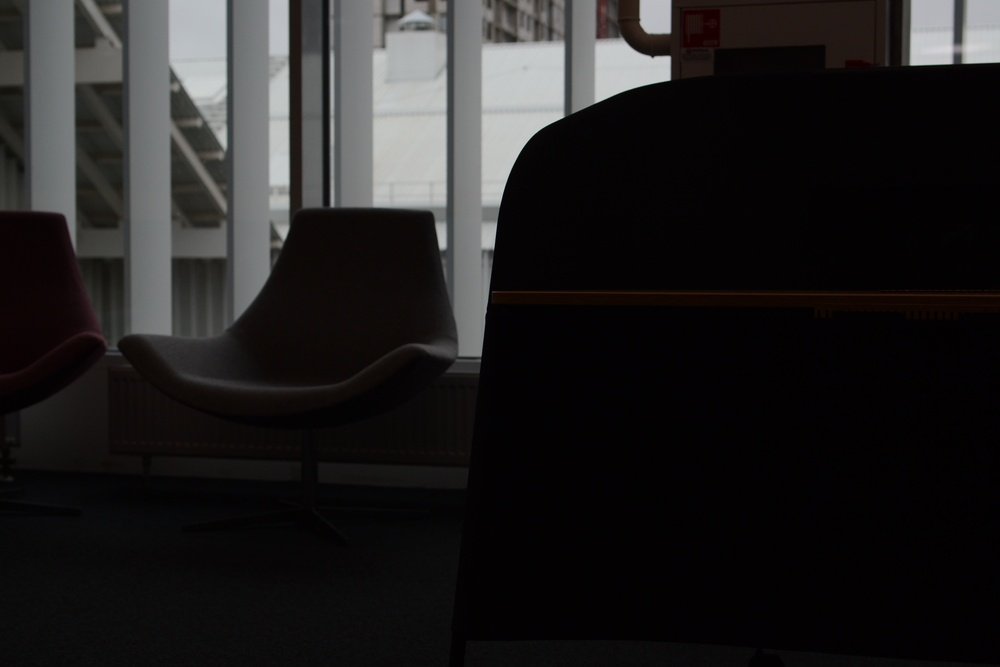
#> input picture CI/week 2/photos task2/under ci_1_task2_exp_1-320_F3,5.JPG, 1000 x 667 px, shrunk from 4608 x 3072 before the run
$ jupyter execute laboratory_work.ipynb   (shell and % lines are left out)   (older library calls are emulated)
#> lines starting #> are read from the running program, lines starting #| are printed output that depends on the picture; after the words box and inside, x2 and y2 are one past the last pixel; in counts of white or black regions, pixels touching at a corner belong together
[cell 1]
import cv2
import matplotlib as plt

from matplotlib.image import imread
import matplotlib.pyplot as plt
import numpy as np
import copy

## Task 1.1

Create a function that receives an array of image paths and returns an array of loaded images.
input:
- files, an array of paths
output:
- images, an array of images
signature:
images = read images(files)
HINT:
- use OpenCV to load each image

[cell 2]
# [7 lines left out: function read_images, not called in this run]

[cell 3]
images_pathes = ["photos task2/under ci_1_task2_exp_1-320_F3,5.JPG",
                "photos task2/under ci_1_task2_exp_1-200_F3,5.JPG",
                "photos task2/reference ci_1_task2_exp_1-160_F3,5.JPG",
                "photos task2/over 2 ci_1_task2_exp_1-60_F3,5.JPG",
                "photos task2/over 1 ci_1_task2_exp_1-30_F3,5.JPG"]


def read_images(images_pathes):
    array_of_images = []
    for image_path in images_pathes:
        temp_img = cv2.imread(image_path)
#> temp_img is the input picture: shape (667, 1000, 3); mean B, G, R 32.5, 32.3, 33.8
        array_of_images.append(temp_img)

    return np.asarray(array_of_images)

images = read_images(images_pathes)
print(images.shape)
#| (5, 667, 1000, 3)
print(images[0])

## Task 1.2
1.2 Print Images (0.5 pts)
Create a method to print multiple images in one jupyter cell as a matrix.
input:
- images, an array of images
- rows, number of rows in the matrix
- cols, number of columns in the matrix
signature:
print images(images, rows, cols)
HINT:
- revert from OpenCV BGR representation to RGB

[cell 4]
def print_images(images, rows, cols):

    fig, ax = plt.subplots(nrows=rows, ncols=cols)
    fig.set_figheight(rows * 4)
    fig.set_figwidth(cols * 4)

    for img, axes in zip(images, np.ravel(ax)):

        img = cv2.cvtColor(img, cv2.COLOR_BGR2RGB) if len(img.shape) == 4 else img
        axes.imshow(img, cmap="gray")
    plt.show()

orig = copy.deepcopy(images[0])
for i, image in enumerate(images):
    kernel = np.ones((500,500),np.float32)/250000
    dst = cv2.filter2D(image,-1,kernel)
    images[i] = dst
    break
print_images([orig, images[0]], 1, 2)

## 2.2 Grayscale (1 pt)
Write a function that takes an OpenCV image as input and returns a grayscale image. Build
your own function for that.
input:
- image: an OpenCV image
output:
- gray: 1 channel grayscale version of ’image’
signature:
gray = grayscale(image)
HINT:
- look up the brightness calculation recommended by the YIQ convention. The recommended factors that are believed to provide the optimal color contrast are: 299 for red, 587
for green, and 114 for blue.

[cell 5]
#2.2
def grayscale(image):
    grayscaled = np.zeros((image.shape[0], image.shape[1]))
    #https://stackoverflow.com/questions/12201577/how-can-i-convert-an-rgb-image-into-grayscale-in-python
    grayscaled = image[:,:,0]*0.2990 + image[:,:,1]*0.5870 + image[:,:,2]*0.1140
    return grayscaled


gray_images = np.asarray([grayscale(img) for img in images])

print_images(gray_images, 3, 2)

## 2.3 Histogram (3 pts)
Now you need to find some statistics of the exposure levels in each grayscale image (the
grayscale conversion was necessary to merge all the different image parts in one channel
correctly). The needed statistics are: median value, 20 and 80 percentile, mode, and average.
For data visualization, you will also generate a histogram plot.
--input:
- image: a grayscale image
- name: a string with name of image (to be used for labeling the histogram)
- show hist: a Boolean key for printing or not printing the histogram plot
output:
- average: average value of pixels in image
- mode: mode value of pixels in image
- median: median value of pixels in image
- twenty: twenty percentile value of pixels in image
- eighty: eighty percentile value of pixels in image
signature:
average, mode, median, twenty, eighty = histogram(image, name=””, show hist=False)
HINT:
- you need an ordered number of occurrences to create the histogram
- on the histogram plot draw vertical lines with different colors corresponding to each of
the calculated statistics
- in the histogram title write the name of the corresponding image and the values of
calculated statistics
IMPORTANT:
After debugging the function correctly, demonstrate its operation by calling it on all your
input images, with setting the ”show hist” flag value to True.

[cell 6]
from scipy import stats


def histogram(image, name="name", show_hist=False):


    average = np.average(image)
    mode_value = stats.mode(image, axis = None)[0]
    median = np.median(image)


    twenty = np.percentile(image, 20)
    eighty = np.percentile(image, 80)

    if show_hist:
        values, counts = np.unique(image, return_counts=True)
        plt.bar(values, counts, label='Histogram', alpha=0.5)

        plt.plot(np.ones(len(values))*average, np.linspace(0, max(counts), len(values)) , label='average')
        plt.plot(np.ones(len(values))*median, np.linspace(0, max(counts), len(values)) , label='median')
        plt.plot(np.ones(len(values))*mode_value, np.linspace(0, max(counts), len(values)) , label='mode')
        plt.plot(np.ones(len(values))*twenty, np.linspace(0, max(counts), len(values)) , label='twenty')
        plt.plot(np.ones(len(values))*eighty, np.linspace(0, max(counts), len(values)) , label='eighty')
        plt.legend()
        plt.title(name, fontsize=14)

    return average, mode_value, median, twenty, eighty

results = list() # list of statistics result for each image
for path, gray_image in zip(images_pathes, gray_images):
    print("cuurent image", path)
    gray_image = cv2.resize(gray_image, (gray_image.shape[1]//2, gray_image.shape[0]//2))
    res = histogram(gray_image, show_hist=False)
    print(res)
    results.append(res)

## 2.4 Threshold Bitmap (1 pt)
Generate a Black & White image with 0’s where the input pixels values are less than or equal
to the threshold, and 255’s where the pixels values are greater than the threshold.
input:
- image: grayscale image
- threshold: threshold value
output:
- thresh bitmap: 1 channel image with Black & White version of input image
signature:
thresh bitmap = threshold bitmap(image, threshold)

[cell 7]
def threshold_bitmap(image, threshold):
#> called with threshold = 100
    thresh_bitmap = np.zeros_like(image) # same size of image
    thresh_bitmap = 255*(image>threshold) # true - 255, false = 0
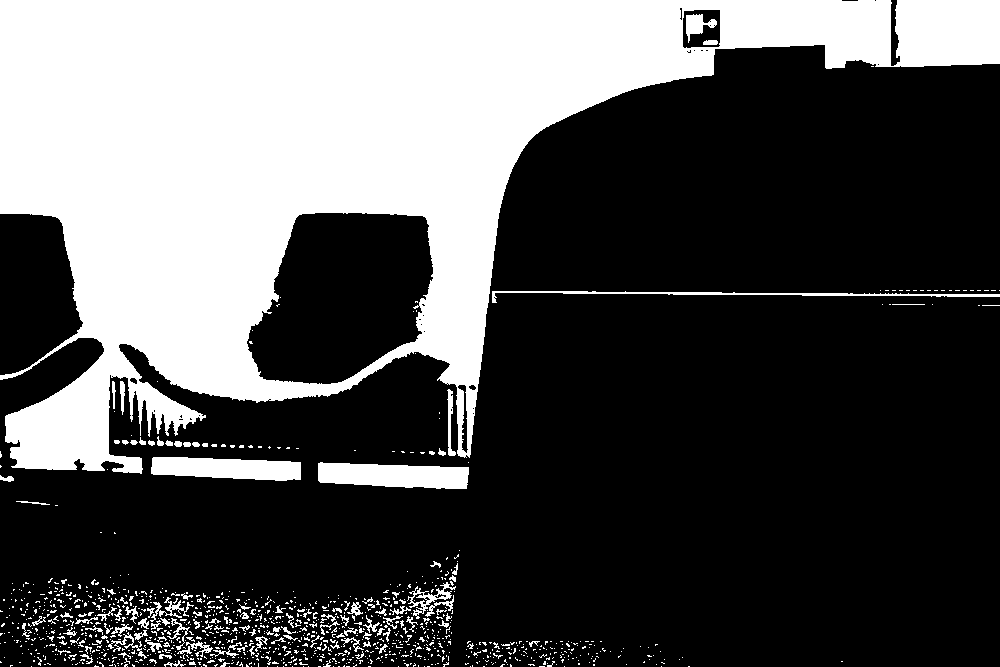
#> thresh_bitmap: shape (667, 1000) int64; 32.9% white; 1170 white regions (1051 under 20 px), largest, box (x1, y1, x2, y2) and area: (0, 0, 1000, 474) 201535, (318, 462, 469, 489) 3213, (151, 457, 301, 481) 2827
    return thresh_bitmap.astype(np.uint8)

plt.imshow(threshold_bitmap(gray_images[4], 100), cmap="gray")

## 2.5 Threshold Selection (1 pt)
Given your HDR dataset, choose which threshold values are the best ones for your set of
exposures and explain why. Describe how you found them, and speculate how you would
automate the process of the threshold search for any dataset.
Print all threshold bitmaps for all images. Show all threshold bitmaps together, being sorted
according to the values of their thresholds.

[cell 8]
from skimage import measure

## Trying to apply each average value for each image respectively

[cell 9]
fig, axes = plt.subplots(nrows=1, ncols=5)
fig.set_figheight(5)
fig.set_figwidth(15)
processed_img = list()
for i, (res, ax) in enumerate(zip(results, axes)):
    temp_img = threshold_bitmap(gray_images[i], res[0])
    processed_img.append(temp_img)
    ssim = measure.compare_ssim(processed_img[0], processed_img[i], multichannel=True)
    ax.imshow(temp_img, cmap="gray")
    avrg = "{:.1f}".format(res[0])
    ssim = "{:.3f}".format(ssim)
    ax.set_title("avg " + avrg + " ssim "  + ssim)
plt.show()

## Trying to apply each median value for each image respectively

[cell 10]
fig, axes = plt.subplots(nrows=1, ncols=5)
fig.set_figheight(5)
fig.set_figwidth(15)
median_thr_bitmap = list()
for i, (res, ax) in enumerate(zip(results, axes)):
    temp_img = threshold_bitmap(gray_images[i], res[2])
    median_thr_bitmap.append(temp_img)
    ssim = measure.compare_ssim(median_thr_bitmap[0], median_thr_bitmap[i], multichannel=True)
    ax.imshow(temp_img, cmap="gray")
    avrg = "{:.1f}".format(res[2])
    print(ssim)
    ssim = "{:.3f}".format(ssim)
    ax.set_title("med " + avrg + "ssim "  + ssim)
plt.show()

## Trying to apply each percentil_80 value for each image respectively

[cell 11]
fig, axes = plt.subplots(nrows=1, ncols=5)
fig.set_figheight(5)
fig.set_figwidth(15)
processed_img = list()
for i, (res, ax) in enumerate(zip(results, axes)):
    temp_img = threshold_bitmap(gray_images[i], res[-1])
    processed_img.append(temp_img)
    ssim = measure.compare_ssim(processed_img[0], processed_img[i], multichannel=True)
    ax.imshow(temp_img, cmap="gray")
    avrg = "{:.1f}".format(res[-1])
    ssim = "{:.3f}".format(ssim)
    ax.set_title("p80 " + avrg + "ssim "  + ssim)
plt.show()

So, according to structural similarity, percentil_80 show best result as median.

## 2.6 Exclusion Bitmap (1 pt)
Artefacts may appear in the image areas where the pixel values are close to the threshold.
You need to exclude these pixels from the final HDR image, based on the difference with an
exclusion bitmap. The exclusion bitmap consists of 0 wherever the grayscale value is within
±4 from the threshold value, and 255 elsewhere. Write this function.
input:
- image: grayscale image
- threshold: threshold value
output:
- excl bitmap: 1 channel image with Black & White exclusion map of image
signature:
excl bitmap = exclusion bitmap(image, threshold)

[cell 12]
#2.6
def exclusion_bitmap(image, threshold):
    assert len(image.shape) !=3, 'Wrong colordepth'
    deviation = 4

    excl_bitmap = np.zeros_like(image)
    excl_bitmap = 255*((image < threshold-deviation) | (threshold+deviation > image))
    return excl_bitmap.astype(np.uint8)

fig, axes = plt.subplots(nrows=1, ncols=5)
fig.set_figheight(5)
fig.set_figwidth(15)
exclusion_bitmaps_images = list()
for i, (res, ax) in enumerate(zip(results, axes)):
    temp_img = exclusion_bitmap(gray_images[i], res[2])
    exclusion_bitmaps_images.append(temp_img)
    ssim = measure.compare_ssim(exclusion_bitmaps_images[0], exclusion_bitmaps_images[i], multichannel=True)
    ax.imshow(temp_img, cmap="gray")
    avrg = "{:.1f}".format(res[2])
    ssim = "{:.3f}".format(ssim)
    ax.set_title("med " + avrg + "ssim "  + ssim)
#> this loop made 5 passes
#> pass 1, in exclusion_bitmap, `excl_bitmap = 255*((image < threshold-deviation) | (threshold+deviatio..`:
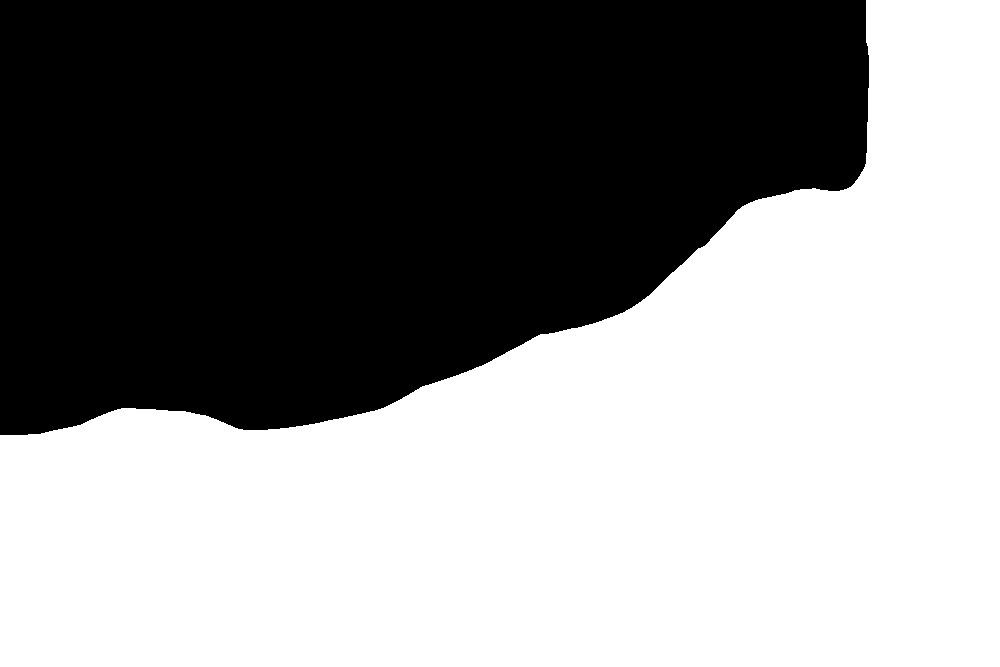
#> excl_bitmap: shape (667, 1000) int64; 54.7% white; 1 black region, box (x1, y1, x2, y2) and area: (0, 0, 869, 435) 301941
plt.show()

## 2.7 Shift Bitmap (1 pt)
Write a function to shift an image along the horizontal and the vertical axes. Fill the empty
space with black pixels.
input:
- image: color or grayscale image
- xs: shift along X axis
- ys: shift along Y axis
output:
- shifted bitmap: a copy of image shifted by xs and ys on the respective axis
signature:
shifted bitmap = shift bitmap(image, xs, ys)

[cell 13]
def shift_bitmap(image, xs, ys):
    image = np.roll(image, ys, axis=0)
    image = np.roll(image, xs, axis=1)
    if ys > 0:
        image[:ys, :] = 0
    elif ys < 0:
        image[ys:, :] = 0
    if xs > 0:
        image[:, :xs] = 0
    elif xs < 0:
        image[:, xs:] = 0
    return image
pictures = list()

pictures.append(shift_bitmap(median_thr_bitmap[0], 0, 0))
pictures.append(shift_bitmap(median_thr_bitmap[0], 500, 0))
#> call 2 of shift_bitmap, with xs = 500, ys = 0
#> in shift_bitmap (call 2), `image[:, :xs] = 0`:
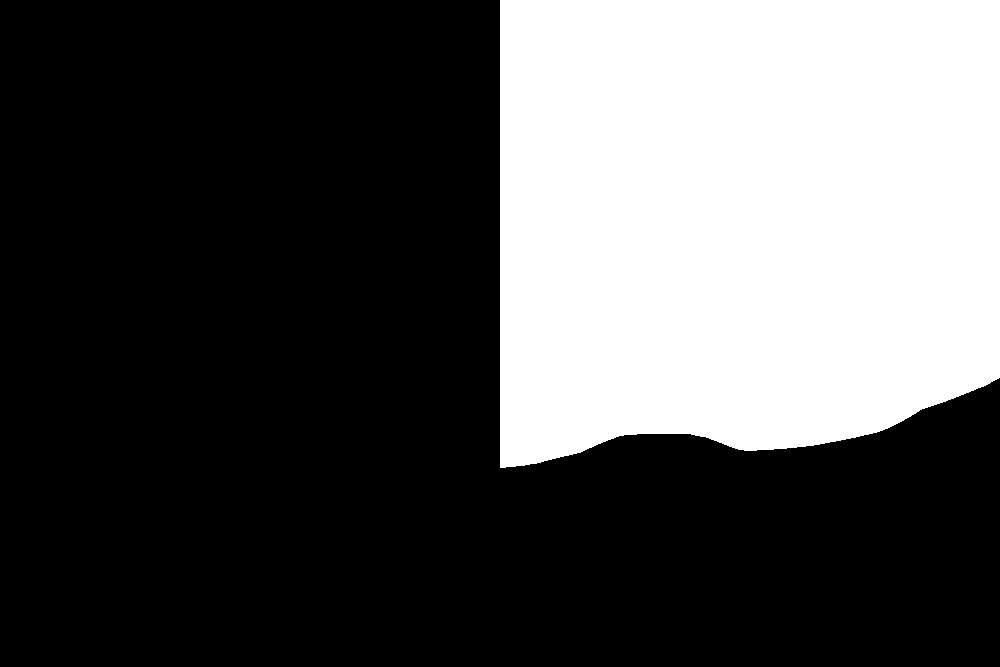
#> image: shape (667, 1000); 32.7% white; 1 white region, box (x1, y1, x2, y2) and area: (500, 0, 1000, 468) 217891
pictures.append(shift_bitmap(median_thr_bitmap[0], 100, 100))
#> call 3 of shift_bitmap, with xs = 100, ys = 100
#> in shift_bitmap (call 3), `image[:, :xs] = 0`:
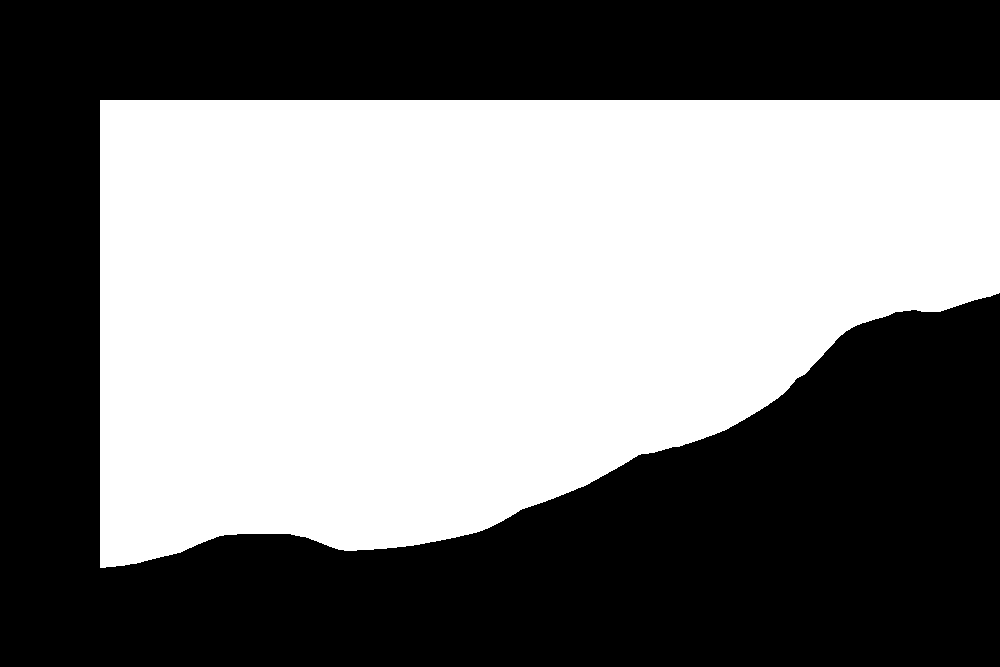
#> image: shape (667, 1000); 49.3% white; 1 white region, box (x1, y1, x2, y2) and area: (100, 100, 1000, 568) 329077
print_images(pictures, 1, 3)

## 2.8 XOR Bitmap (1 pts)
Write a function that calculates XOR of two images (with 255 instead of 1)
input:
- image1: 1 channel Black & White image
- image2: 1 channel Black & White image
output:
- xor bitmap: a 1 channel Black & White image with image1 XOR image2
signature:
xor bitmap = XOR bitmap(image1, image2)

[cell 14]
def XOR_bitmap(image1, image2):
    return (image1 != image2) * 255

xor_pictures = list()

for bitmap in median_thr_bitmap:
    xor_pictures.append(XOR_bitmap(median_thr_bitmap[0], bitmap))

print_images(xor_pictures, 1, 5)
#> call 4 of print_images, with rows = 1, cols = 5
#> in print_images (call 4), `plt.show()`:
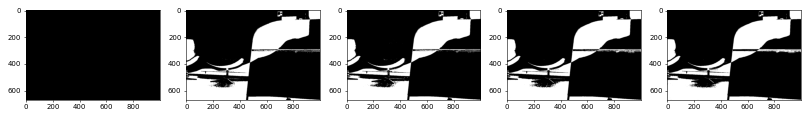
#> figure drawn by matplotlib, 5 panels

## 2.9 AND Bitmap (1 pts)
Write a function that calculates AND of two images (with 255 instead of 1)
input:
- image1: 1 channel Black & White image
- image2: 1 channel Black & White image
output:
- and bitmap: a 1 channel Black & White image with image1 AND image2
signature:
and bitmap = AND bitmap(image1, image2)

[cell 15]
def AND_bitmap(image1, image2):
    return (image1 == image2) * 255

and_pictures = list()

for bitmap in median_thr_bitmap:
    and_pictures.append(AND_bitmap(median_thr_bitmap[0], bitmap))

print_images(and_pictures, 1, 5)

## 2.10 Overall MTB Algorithm (5 pts)
The function needs to take two images at different exposures as the input and then to
determine how much to move the second image with regard to the first one along the axes.

[cell 16]
import copy
def get_shift(image1, image2, max_shift, show = False):

#> called with max_shift = 1, show = True
    for i in range(max_shift):
        # resize
        image1 = cv2.resize(image1, (image1.shape[1]//2, image1.shape[0]//2))
        image2 = cv2.resize(image2, (image2.shape[1]//2, image2.shape[0]//2))

    #grayscale
    image1 = grayscale(image1)
    image2 = grayscale(image2)

    #statistics
    average_1, mode_value_1, median_1, p_20_1, p_80_1 = histogram(image1, name = "historgam", show_hist = False)
#> average_1 = 32.56; mode_value_1 = 2.53; median_1 = 21.64; p_20_1 = 5.53; p_80_1 = 62.11
    average_2, mode_value_2, median_2, p_20_2, p_80_2 = histogram(image2, name = "historgam", show_hist = False)
#> average_2 = 46.57; mode_value_2 = 1.53; median_2 = 12.94; p_20_2 = 2.6; p_80_2 = 99.32

    thresh_bitmap_1 = threshold_bitmap(image1, median_1)
    thresh_bitmap_2 = threshold_bitmap(image2, median_2)

    xclusion_bitmap_1 = exclusion_bitmap(image1, median_1)
    xclusion_bitmap_2 = exclusion_bitmap(image2, median_2)


    shifts =  [-1, 0, 1]
    final_xs = np.nan
    final_ys = np.nan
    reference_error = 1e10
    for xs in shifts:
        for ys in shifts:
            shift_thr_bit_2 = shift_bitmap(thresh_bitmap_2.copy(), xs=xs, ys=ys)
            shift_xcl_bit_2 = shift_bitmap(xclusion_bitmap_2.copy(), xs=xs, ys=ys)

            xor_bitmap = XOR_bitmap(thresh_bitmap_1, shift_thr_bit_2)
            and_bitmap = AND_bitmap(shift_xcl_bit_2, xor_bitmap)
            and_bitmap = AND_bitmap(and_bitmap, xclusion_bitmap_1)
            error = and_bitmap.sum()
            if show:
                print_images([xor_bitmap, and_bitmap], 1, 2)
                print(error)
            if error < reference_error:
                final_xs = xs
                final_ys = ys
                reference_error = error
#> after the loop, final_xs = 0; final_ys = 0; reference_error = 3922920
    return final_xs * max_shift, final_ys * max_shift
final_shift = get_shift(images[0], images[1], 1, show=True)
print(final_shift)

## 2.11 Aligning images (1 pts)
Take one of your images as a reference and align all the others, show that the displacements
between the reference and the aligned images are removed.

[cell 17]
for i, image in enumerate(images):
    final_shift = get_shift(images[0], image, 1, show=False)
    print("Shift between image 0" + " and image " + str(i) + " " +  str(final_shift))

### 2.12 Recover the Camera Response Function (1 pts)
When we photograph a scene and digitize the photograph, the resulting 2D array of brightness values is not the true measurement of the radiance pattern in the scene. The Camera
Response Function (CRF) determines the calibration curve for each color channel that compensates for the distortion.
Estimation of CRF is needed to merge the images correctly into one HDR photograph.
Luckily the CRF can be estimated from the images if we know the exposure times for
each image3
. Finding the CRF is performed using just two lines of code in OpenCV.
Obtain Camera Response Function (CRF) using OpenCV

[cell 18]
# Obtain Camera Response Function (CRF)
exposure_times = np.array([1/320, 1/200, 1/160, 1/60, 1/30], dtype=np.float32)
images_ = [images[0], images[1], images[2], images[3], images[4]]
calibrateDebevec = cv2.createCalibrateDebevec()
responseDebevec = calibrateDebevec.process(images_, exposure_times)

### 2.13 Merge Images (1 pts) by OpenCV
Merge the aligned images at different exposures into one HDR image using OpenCV, print
the result in the notebook, and save it as a file.

[cell 19]
mergeDebevec = cv2.createMergeDebevec()
hdrDebevec = mergeDebevec.process(images_, exposure_times, responseDebevec)
# Save HDR image.
cv2.imwrite("hdr_image_byopencv.hdr", hdrDebevec)
img_HDR = cv2.imread("hdr_image_byopencv.hdr")
print_images([img_HDR], 1, 1)
img_HDR.shape

### 2.14 Tone mapping (1 pts)
After the merging, the new image uses a wider range of values for representing each channel,
instead of the 8 bits it now has the bitdepth of n×8, where n is the number of exposures used
for merging. The minimum value used to represent the pitch black condition is obviously
0, and the theoretical maximum value is 232, way larger than the usual 255. We need to
shrink everything back to the 24 bits representation (for 3 channels), which is normally used
to store images. ”Tone mapping” is the process that helps reduce the range, while retaining
the local contrast in the HDR image.
Tone-map the merged HDR image to obtain a 24-bit color image using one of the functions
offered by OpenCV, print it in the notebook, and save it as a file.
Do you see the recovered image details in the shady/bright areas?

[cell 20]
tonemapDrago = cv2.createTonemapDrago(1.0, 0.7)
ldrDrago = tonemapDrago.process(hdrDebevec)
ldrDrago = 1 * ldrDrago
cv2.imwrite("ldr-Drago.jpg", ldrDrago * 255)
img_HDR = cv2.imread("ldr-Drago.jpg")
plt.imshow(ldrDrago)
img_HDR.shape
